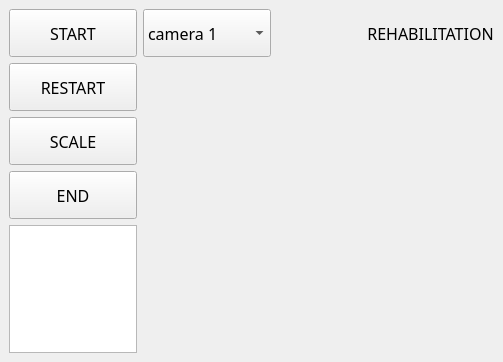
<?xml version="1.0" encoding="UTF-8"?>
<ui version="4.0">
 <class>MainWindow</class>
 <widget class="QMainWindow" name="MainWindow">
  <property name="geometry">
   <rect>
    <x>0</x>
    <y>0</y>
    <width>503</width>
    <height>362</height>
   </rect>
  </property>
  <property name="windowTitle">
   <string>MainWindow</string>
  </property>
  <widget class="QWidget" name="centralwidget">
   <layout class="QVBoxLayout" name="verticalLayout_3">
    <item>
     <layout class="QHBoxLayout" name="horizontalLayout_2">
      <item>
       <layout class="QVBoxLayout" name="verticalLayout">
        <item>
         <widget class="QPushButton" name="pushButton_start">
          <property name="sizePolicy">
           <sizepolicy hsizetype="Fixed" vsizetype="Fixed">
            <horstretch>0</horstretch>
            <verstretch>0</verstretch>
           </sizepolicy>
          </property>
          <property name="minimumSize">
           <size>
            <width>128</width>
            <height>48</height>
           </size>
          </property>
          <property name="maximumSize">
           <size>
            <width>48</width>
            <height>48</height>
           </size>
          </property>
          <property name="font">
           <font>
            <family>Adobe 宋体 Std L</family>
            <pointsize>12</pointsize>
           </font>
          </property>
          <property name="text">
           <string>START</string>
          </property>
         </widget>
        </item>
        <item>
         <widget class="QPushButton" name="pushButton_restart">
          <property name="sizePolicy">
           <sizepolicy hsizetype="Fixed" vsizetype="Fixed">
            <horstretch>0</horstretch>
            <verstretch>0</verstretch>
           </sizepolicy>
          </property>
          <property name="minimumSize">
           <size>
            <width>128</width>
            <height>48</height>
           </size>
          </property>
          <property name="maximumSize">
           <size>
            <width>48</width>
            <height>48</height>
           </size>
          </property>
          <property name="font">
           <font>
            <family>Adobe 宋体 Std L</family>
            <pointsize>12</pointsize>
           </font>
          </property>
          <property name="text">
           <string>RESTART</string>
          </property>
         </widget>
        </item>
        <item>
         <widget class="QPushButton" name="pushButton_scale">
          <property name="sizePolicy">
           <sizepolicy hsizetype="Fixed" vsizetype="Fixed">
            <horstretch>0</horstretch>
            <verstretch>0</verstretch>
           </sizepolicy>
          </property>
          <property name="minimumSize">
           <size>
            <width>128</width>
            <height>48</height>
           </size>
          </property>
          <property name="maximumSize">
           <size>
            <width>48</width>
            <height>48</height>
           </size>
          </property>
          <property name="font">
           <font>
            <family>Adobe 宋体 Std L</family>
            <pointsize>12</pointsize>
           </font>
          </property>
          <property name="text">
           <string>SCALE</string>
          </property>
         </widget>
        </item>
        <item>
         <widget class="QPushButton" name="pushButton_end">
          <property name="sizePolicy">
           <sizepolicy hsizetype="Fixed" vsizetype="Fixed">
            <horstretch>0</horstretch>
            <verstretch>0</verstretch>
           </sizepolicy>
          </property>
          <property name="minimumSize">
           <size>
            <width>128</width>
            <height>48</height>
           </size>
          </property>
          <property name="maximumSize">
           <size>
            <width>48</width>
            <height>48</height>
           </size>
          </property>
          <property name="font">
           <font>
            <family>Adobe 宋体 Std L</family>
            <pointsize>12</pointsize>
           </font>
          </property>
          <property name="text">
           <string>END</string>
          </property>
         </widget>
        </item>
        <item>
         <widget class="QTextBrowser" name="textBrowser">
          <property name="sizePolicy">
           <sizepolicy hsizetype="Fixed" vsizetype="Expanding">
            <horstretch>0</horstretch>
            <verstretch>0</verstretch>
           </sizepolicy>
          </property>
          <property name="minimumSize">
           <size>
            <width>128</width>
            <height>0</height>
           </size>
          </property>
          <property name="maximumSize">
           <size>
            <width>128</width>
            <height>16777215</height>
           </size>
          </property>
         </widget>
        </item>
       </layout>
      </item>
      <item>
       <layout class="QVBoxLayout" name="verticalLayout_2">
        <item>
         <layout class="QHBoxLayout" name="horizontalLayout">
          <item>
           <widget class="QComboBox" name="comboBox">
            <property name="sizePolicy">
             <sizepolicy hsizetype="Fixed" vsizetype="Fixed">
              <horstretch>0</horstretch>
              <verstretch>0</verstretch>
             </sizepolicy>
            </property>
            <property name="minimumSize">
             <size>
              <width>128</width>
              <height>48</height>
             </size>
            </property>
            <property name="maximumSize">
             <size>
              <width>128</width>
              <height>48</height>
             </size>
            </property>
            <property name="font">
             <font>
              <family>Adobe 宋体 Std L</family>
              <pointsize>12</pointsize>
             </font>
            </property>
            <item>
             <property name="text">
              <string>camera 1</string>
             </property>
            </item>
            <item>
             <property name="text">
              <string>camera 2</string>
             </property>
            </item>
           </widget>
          </item>
          <item>
           <spacer name="horizontalSpacer">
            <property name="orientation">
             <enum>Qt::Horizontal</enum>
            </property>
            <property name="sizeHint" stdset="0">
             <size>
              <width>40</width>
              <height>20</height>
             </size>
            </property>
           </spacer>
          </item>
          <item>
           <widget class="QLabel" name="label_select">
            <property name="sizePolicy">
             <sizepolicy hsizetype="Preferred" vsizetype="Fixed">
              <horstretch>0</horstretch>
              <verstretch>0</verstretch>
             </sizepolicy>
            </property>
            <property name="minimumSize">
             <size>
              <width>100</width>
              <height>48</height>
             </size>
            </property>
            <property name="maximumSize">
             <size>
              <width>300</width>
              <height>48</height>
             </size>
            </property>
            <property name="font">
             <font>
              <family>Adobe 宋体 Std L</family>
              <pointsize>12</pointsize>
             </font>
            </property>
            <property name="text">
             <string>REHABILITATION</string>
            </property>
            <property name="alignment">
             <set>Qt::AlignCenter</set>
            </property>
           </widget>
          </item>
         </layout>
        </item>
        <item>
         <widget class="QLabel" name="label_image">
          <property name="minimumSize">
           <size>
            <width>320</width>
            <height>240</height>
           </size>
          </property>
          <property name="maximumSize">
           <size>
            <width>16777215</width>
            <height>16777215</height>
           </size>
          </property>
          <property name="text">
           <string/>
          </property>
         </widget>
        </item>
       </layout>
      </item>
     </layout>
    </item>
   </layout>
  </widget>
  <widget class="QMenuBar" name="menubar">
   <property name="geometry">
    <rect>
     <x>0</x>
     <y>0</y>
     <width>503</width>
     <height>26</height>
    </rect>
   </property>
  </widget>
  <action name="actionDeadlift">
   <property name="text">
    <string>Deadlift</string>
   </property>
  </action>
  <action name="actionLat_Pulldown">
   <property name="text">
    <string>Lat Pulldown</string>
   </property>
  </action>
  <action name="actionSquats">
   <property name="text">
    <string>Squats</string>
   </property>
  </action>
  <action name="actionBench_Press">
   <property name="text">
    <string>Bench Press</string>
   </property>
  </action>
  <action name="actionDumbbel_Shoulder_Press">
   <property name="text">
    <string>Dumbbel Shoulder Press</string>
   </property>
  </action>
  <action name="actionDumbbell_Lateral_Raises">
   <property name="text">
    <string>Dumbbell Lateral Raises</string>
   </property>
  </action>
  <action name="actionShoulder_rehabilitation">
   <property name="text">
    <string>Shoulder rehabilitation</string>
   </property>
  </action>
  <action name="actionKnee_rehabilitation">
   <property name="text">
    <string>Knee rehabilitation</string>
   </property>
  </action>
  <action name="actionLumbar_spine_rehabilitation">
   <property name="text">
    <string>Lumbar spine rehabilitation</string>
   </property>
  </action>
 </widget>
 <resources/>
 <connections/>
</ui>
